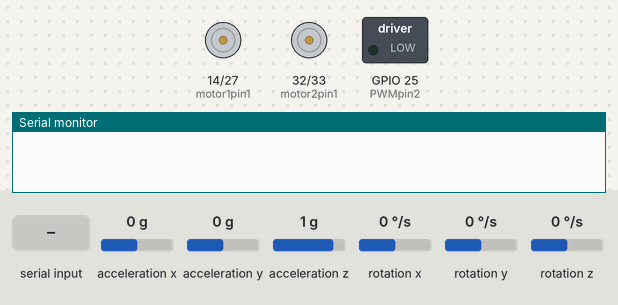
A program run on a simulated ESP32. On the bench: motor-driver pin pairs drawn as motors (green arrow = first pin HIGH = forward, orange = second pin HIGH = backward, longer = more drive), switched loads named in the program (green lamp = pin HIGH), the last lines printed to the serial monitor. The inputs (shaded band) are chosen by the test bench; at power-on: acceleration x 0 g, acceleration y 0 g, acceleration z 1 g, rotation x 0 °/s, rotation y 0 °/s, rotation z 0 °/s. The sensor or clock chip raises its interrupt line as the real part does; nothing arrives over Bluetooth unless stated.

Above: at 1.7 s.
1.8 s: "U" received over the second serial link
At 3.0 s:
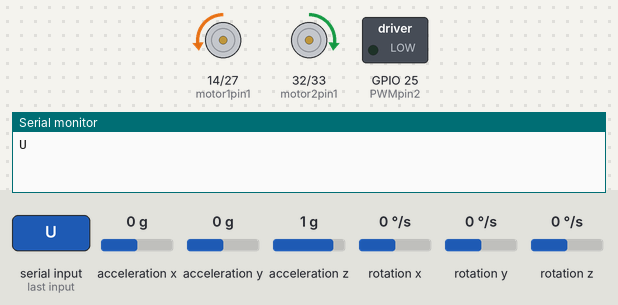
3.3 s: acceleration x set to 0.2 g
At 4.9 s:
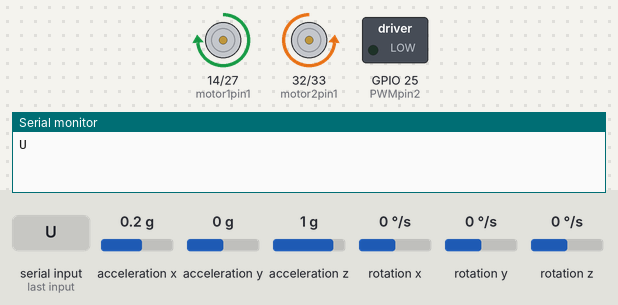
6.3 s: acceleration y set to -1.4 g
9.3 s: acceleration z set to -0.8 g
At 10.4 s:
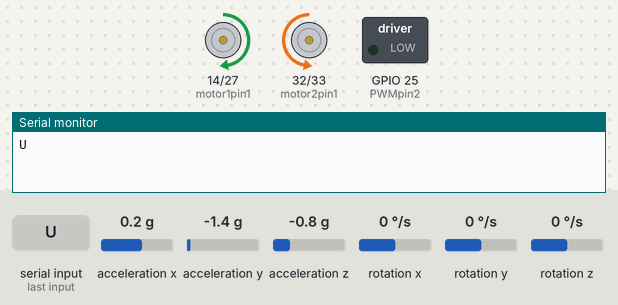
10.8 s: acceleration x set to -1.4 g
At 12.0 s:
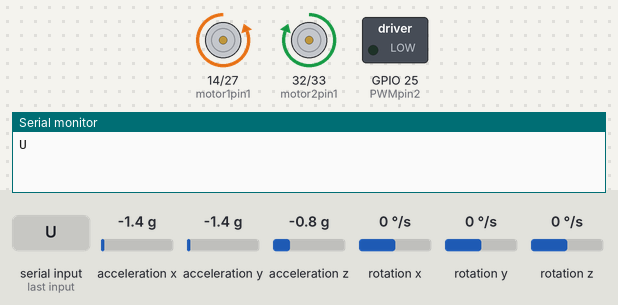
Timing chart, 0 to 13.3 s (numbered marks = the images above; inputs shaded):
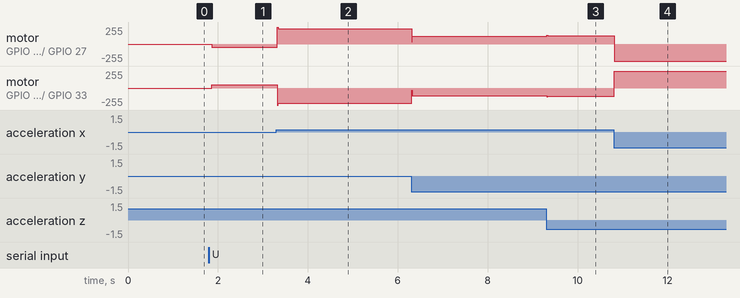

The program:

main.cpp
```cpp
#include "Wire.h"
#include "Arduino.h"
#include "math.h"
#include <FreeRTOS.h>
#include "QuickPID.h"
#include "BluetoothSerial.h"

#include "I2Cdev.h"

#include "MPU6050_6Axis_MotionApps612.h"
#include "MPU6050.h"

#if I2CDEV_IMPLEMENTATION == I2CDEV_ARDUINO_WIRE
#include "Wire.h"
#endif

#define motor1pin1 14
#define motor1pin2 27
#define PWMpin1 12

#define motor2pin1 32
#define motor2pin2 33
#define PWMpin2 25

void readAngles();
void angleMes();


BluetoothSerial SerialBT;

//MPU SECTION

MPU6050 mpu;

float pitch;
long velocity;

float trimPot;
float trimAngle;

int IMUdataReady = 0;
volatile bool mpuInterrupt = false;

// MPU control/status vars
bool dmpReady = false;  // set true if DMP init was successful
uint8_t mpuIntStatus;   // holds actual interrupt status byte from MPU
uint8_t devStatus;      // return status after each device operation (0 = success, !0 = error)
uint16_t packetSize;    // expected DMP packet size (default is 42 bytes)
uint16_t fifoCount;     // count of all bytes currently in FIFO
uint8_t fifoBuffer[64]; // FIFO storage buffer

// orientation/motion vars
Quaternion q;           // [w, x, y, z]         quaternion container
VectorInt16 aa;         // [x, y, z]            accel sensor measurements
VectorInt16 gy;         // [x, y, z]            gyro sensor measurements
VectorInt16 aaReal;     // [x, y, z]            gravity-free accel sensor measurements
VectorInt16 aaWorld;    // [x, y, z]            world-frame accel sensor measurements
VectorFloat gravity;    // [x, y, z]            gravity vector
float euler[3];         // [psi, theta, phi]    Euler angle container
float ypr[3];           // [yaw, pitch, roll]   yaw/pitch/roll container and gravity vector
float gyroVector[3];
////


// PID
float Setpoint, Input, Output;

QuickPID myPID(&Input, &Output, &Setpoint);
// PID

int16_t gyroX, gyroRate;
int16_t accY, accZ;

float accAngle;
float angleY, angleZ, gyroY, gyroZ,gg,gg1;
float pid_out;
volatile float kat_ac;
float aktualny_kat=angleY;

char Temp[5];
byte pos=0; //bluetooth
char  Direction;

static TaskHandle_t task_1 = NULL;
static TaskHandle_t task_2 = NULL;
static TaskHandle_t task_3 = NULL;


// ROZNE WARIANTY NASTAW
//float Kp = 18, Ki = 0.4, Kd = 0.8;
//float Kp = 40.2, Ki = 5, Kd =4.1;
//float Kp = 24.5, Ki = 0, Kd =0;
float Kp = 24.6, Ki = 0.1 , Kd =0.17;

void angleMes(){
    readAngles();


  pitch = (ypr[1] * 180/PI); // adjust to degrees


}


void OdczytZyro(void *parameter){
  while(1){

  vTaskDelay(5/portTICK_PERIOD_MS);
  }
}


void PID_algo(void *parameter){
  while(1){

  angleY=pitch;
  Input = angleY;
  myPID.Compute();
  pid_out=Output;
  if(pid_out < 5 && pid_out > -5) pid_out = 0;


//Serial.print(angleY);
//Serial.print("  ");        Dane na port szeregowy
//Serial.println(pid_out);
vTaskDelay(5/portTICK_PERIOD_MS);

  }

}


void moveForward(int pwm){
ledcWrite(2, pwm);
ledcWrite(3, 0);
ledcWrite(0, 0);
ledcWrite(1, pwm);
}

void moveBack(int pwm){
ledcWrite(2, 0);
ledcWrite(3, pwm);
ledcWrite(0, pwm);
ledcWrite(1, 0);
}


void Bluetooth(void *parameters){
  while(1){
  if (SerialBT.available()){
    Temp[pos] =SerialBT.read();
    if(Temp[pos]=='#'){
      Temp[pos]=0;
      pos=0;
    }
    else{
      if (pos<4)
      pos++;
    }
    Direction=Temp[0];
  Serial.println(Direction);
  SerialBT.println(Setpoint);
  }
  vTaskDelay(50/portTICK_PERIOD_MS);
  }
}

//MPU READ

void dmpDataReady() {
     IMUdataReady = 1;
}

void readAngles()  {

    mpuIntStatus = mpu.getIntStatus();
    fifoCount = mpu.getFIFOCount();

    if ((mpuIntStatus & 0x10) || fifoCount == 1024) {

        mpu.resetFIFO();
        Serial.println(F("FIFO overflow!"));
     }

     else if (mpuIntStatus & 0x02) {

        while (fifoCount < packetSize) fifoCount = mpu.getFIFOCount();

        mpu.getFIFOBytes(fifoBuffer, packetSize);

        fifoCount -= packetSize;

        mpu.dmpGetQuaternion(&q, fifoBuffer);
        mpu.dmpGetGravity(&gravity, &q);
        mpu.dmpGetYawPitchRoll(ypr, &q, &gravity);

        IMUdataReady = 0;
    }
}

void Euler()  {

    mpuIntStatus = mpu.getIntStatus();
    fifoCount = mpu.getFIFOCount();

    if ((mpuIntStatus & 0x10) || fifoCount == 1024) {

        mpu.resetFIFO();
        Serial.println(F("FIFO overflow!"));
     }

     else if (mpuIntStatus & 0x02) {
        while (fifoCount < packetSize) fifoCount = mpu.getFIFOCount();

        mpu.getFIFOBytes(fifoBuffer, packetSize);

        fifoCount -= packetSize;

    mpu.dmpGetQuaternion(&q, fifoBuffer);
    mpu.dmpGetEuler(euler, &q);
    Serial.print("euler\t");
    Serial.print(euler[0] * 180/PI);
    Serial.print("\t");
    Serial.print(euler[1] * 180/PI);
    Serial.print("\t");
    Serial.println(euler[2] * 180/PI);

        IMUdataReady = 0;
    }
}

void Drag(){
  Serial.println(mpu.getAccelerationY());
}


/// MPU READ END


void setup(void) {
  Serial.begin(115200);
  SerialBT.begin("ESP32_ROBO");

  pinMode(motor1pin1,OUTPUT);// define pin as output
  pinMode(motor1pin2,OUTPUT);
  pinMode(motor2pin1,OUTPUT);
  pinMode(motor2pin2,OUTPUT);
  pinMode(PWMpin2,OUTPUT);

  ledcSetup(0,22000,8);
  ledcSetup(1,22000,8);
  ledcSetup(2,22000,8);
  ledcSetup(3,22000,8);
  ledcAttachPin(motor1pin1,0);
  ledcAttachPin(motor1pin2,1);
  ledcAttachPin(motor2pin1,2);
  ledcAttachPin(motor2pin2,3);


///MPU SETUP
  Wire.begin();
  Wire.setClock(400000);

  mpu.initialize();
  devStatus = mpu.dmpInitialize();

  //kalibracja
  mpu.setXGyroOffset(220); //220
  mpu.setYGyroOffset(76); //76
  mpu.setZGyroOffset(-85);
  mpu.setZAccelOffset(1688); //1788

if (devStatus == 0) {
        // turn on the DMP, now that it's ready
        mpu.setDMPEnabled(true);

        // enable Arduino interrupt detection
        attachInterrupt(0, dmpDataReady, RISING);
        mpuIntStatus = mpu.getIntStatus();

        // get expected DMP packet size for later comparison
        packetSize = mpu.dmpGetFIFOPacketSize();
    } else {
        // ERROR!
        // 1 = initial memory load failed
        // 2 = DMP configuration updates failed
        // (if it's going to break, usually the code will be 1)
        Serial.print(F("DMP Initialization failed (code "));
        Serial.print(devStatus);
        Serial.println(F(")"));
    }
/// MPU SETUP END


  Input = pitch;
  Setpoint = 0.1;

  //PID
  myPID.SetTunings(Kp, Ki, Kd);
  myPID.SetOutputLimits(-255,255);
  myPID.SetSampleTimeUs(10000);


  //PID on
  myPID.SetMode(myPID.Control::automatic);
  //delay(2000);


  xTaskCreate(
    OdczytZyro,    // Function that should be called
    "UltraSonicC",   // Name of the task (for debugging)
    2048,            // Stack size (bytes)
    NULL,            // Parameter to pass
    1,               // Task priority
    &task_1            // Task handle
  );

  xTaskCreate(
    PID_algo,
    "PID",
    4096,
    NULL,
    1,
    &task_2
  );

  xTaskCreate(
    Bluetooth,
    "Bluetooth",
    2048,
    NULL,
    1,
    &task_3
  );

//delay(1000);

}


void loop() {


angleMes();


 if(pid_out<-0.05){
moveBack(-pid_out);
}
if(pid_out>0.05){
moveForward(pid_out);
}

if (Direction=='U')
{
  Setpoint = 2;
}

if (Direction=='B')
{
  Setpoint = -2;
}

if (Direction=='S')
{
  Setpoint = 0.1;
}


}
```

Measured:
- after the input at 1.8 s, motor on GPIO 14 (motor1pin1) / GPIO 27 (motor1pin2): stopped → backward 49/255 after 0.06 s; motor on GPIO 32 (motor2pin1) / GPIO 33 (motor2pin2): stopped → forward 49/255 after 0.06 s
- after the input at 3.3 s, motor on GPIO 14 (motor1pin1) / GPIO 27 (motor1pin2): backward 49/255 → forward 227/255 at once, → forward 228/255 0.28 s later, → forward 229/255 1.7 s later; motor on GPIO 32 (motor2pin1) / GPIO 33 (motor2pin2): forward 49/255 → backward 227/255 at once, → backward 228/255 0.28 s later, → backward 229/255 1.7 s later
- after the input at 9.3 s, motor on GPIO 14 (motor1pin1) / GPIO 27 (motor1pin2): forward 116/255 → forward 127/255 at once; motor on GPIO 32 (motor2pin1) / GPIO 33 (motor2pin2): backward 116/255 → backward 127/255 at once
- after the input at 10.8 s, motor on GPIO 14 (motor1pin1) / GPIO 27 (motor1pin2): forward 127/255 → backward 255/255 at once; motor on GPIO 32 (motor2pin1) / GPIO 33 (motor2pin2): backward 127/255 → forward 255/255 at once
